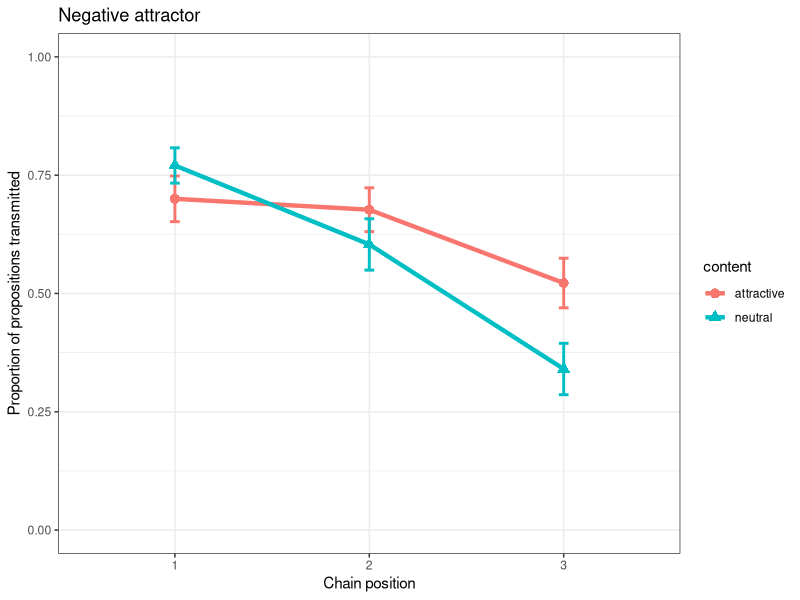
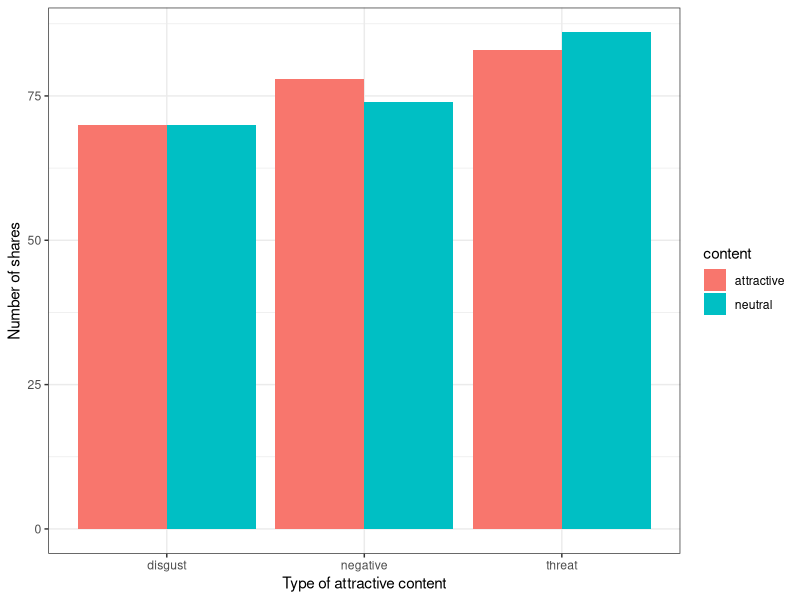

Source code (R) for these figures, in order:
## ---- chunk 1
knitr::opts_chunk$set(echo = TRUE)
## ---- chunk 2
library(tidyverse)
library(lme4)
library(lmerTest)

# data structure:
negative <- tibble(content = factor(rep(rep(c("attractive", "neutral"), each = 30), 3)), 
                   proportion = NA,
                   chain_position = factor(rep(1:3, each = 60)),
                   chain_ID = factor(rep(1:60, 3)))

# simulated data:
negative$proportion[1:60] <- rnorm(60, 0.8, .3)
negative$proportion[61:120] <- rnorm(60, 0.6, .3)
negative$proportion[121:180] <- rnorm(60, 0.4, .3)

# test with difference:
# negative <- negative %>%
#  mutate(proportion = replace(proportion, content=="attractive", proportion[content=="attractive"] + 0.1))

negative <- negative %>%
  mutate(proportion = replace(proportion, proportion > 1, 1)) %>%
  mutate(proportion = replace(proportion, proportion < 0, 0))

# plot the proportion of sentence correctly retained:
negative %>%
  ggplot(aes(x = chain_position, y = proportion, colour = content)) + 
    stat_summary(fun = mean, geom = "line", size = 1.5, aes(group = content, colour = content)) +
    stat_summary(fun = mean, geom = "point", size = 3, aes(shape = content)) + 
    stat_summary(fun.data = mean_se, geom = "errorbar", width = 0.05, size = 1) + 
    theme_bw() + 
    ylim(0,1) +
    labs(x = "Chain position", y = "Proportion of propositions transmitted", title = "Negative attractor") 
## ---- chunk 3
negative_model <- lmer(proportion ~ content + chain_position + (1|chain_ID), data = negative)
## ---- chunk 4
# data structure:
anonymous <- tibble(attractor = NA,
                    content = NA,
                    share = NA,
                    order_of_presentation = factor(rep(1:3, 300)),
                    participant_ID = factor(rep(1:300, each = 3)))

# simulated data:
# randomise content type for each participant:
anonymous$attractor <- as.vector(replicate(300, sample(c("negative", "threat", "disgust"))))
# randomise whether attractive or not:
anonymous$content <- sample(c("attractive","neutral"), replace = TRUE, size = 900)
# randomise participant choices:
anonymous$share <- factor(sample(c(0,1), replace = TRUE, size = 900))

# test with difference:
# for(i in sample(1:900, size = 500)){
#   if(anonymous$content[i] == "attractive"){
#     anonymous$share[i] <- 1
#   }
# }

# plot the number of time a content is shared
anonymous %>%
  filter(share == 1) %>%
  ggplot(aes(x = attractor, fill = content)) +
    geom_bar(position = "dodge") + 
    theme_bw() + 
    labs(x = "Type of attractive content", y = "Number of shares") 
## ---- chunk 5
anonymous_negative <- anonymous %>%
  filter(attractor == "negative")
negative_model <- glmer(share ~  content + (1|participant_ID) + (1|order_of_presentation), family = binomial, data = anonymous_negative)
coef(summary(negative_model))
